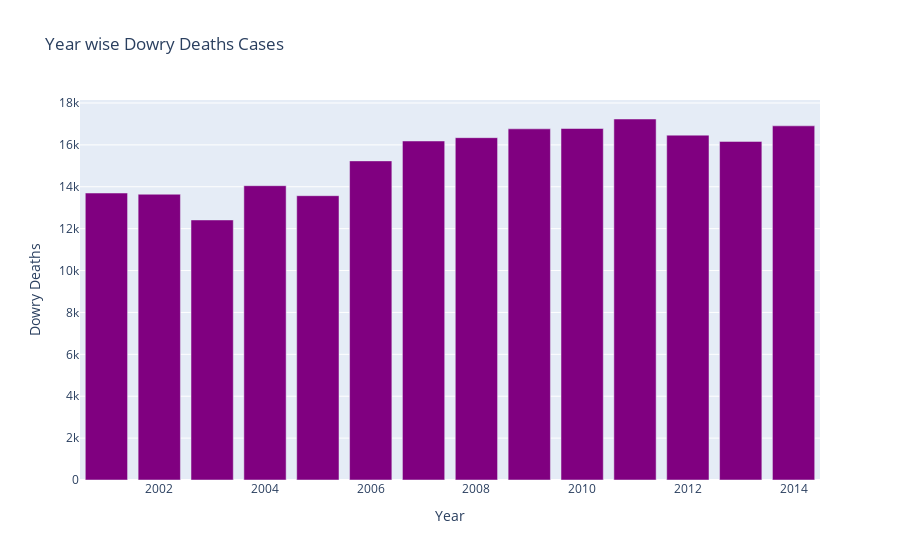

Notebook code for this chart:
### Markdown cell above
### 3) Dowry Deaths

### Code cell
fig = px.bar(total_case_all_years, x=total_case_all_years.index, y='Dowry Deaths',color_discrete_sequence=['purple'],title='Year wise Dowry Deaths Cases')
fig.show()

### Figure 1 — Plotly figure (JSON) as saved in the notebook; plotly's stock layout.template omitted (floating-point values rounded to 4 significant figures)
{"data": [{"alignmentgroup": "True", "hovertemplate": "Year=%{x}<br>Dowry Deaths=%{y}<extra></extra>", "legendgroup": "", "marker": {"color": "purple"}, "name": "", "offsetgroup": "", "orientation": "v", "showlegend": false, "textposition": "auto", "type": "bar", "x": [2001, 2002, 2003, 2004, 2005, 2006, 2007, 2008, 2009, 2010, 2011, 2012, 2013, 2014], "xaxis": "x", "y": [13702, 13644, 12416, 14052, 13574, 15236, 16186, 16344, 16766, 16782, 17236, 16466, 16166, 16910], "yaxis": "y"}], "layout": {"barmode": "relative", "legend": {"tracegroupgap": 0}, "title": {"text": "Year wise Dowry Deaths Cases"}, "xaxis": {"anchor": "y", "domain": [0, 1], "title": {"text": "Year"}}, "yaxis": {"anchor": "x", "domain": [0, 1], "title": {"text": "Dowry Deaths"}}}}
